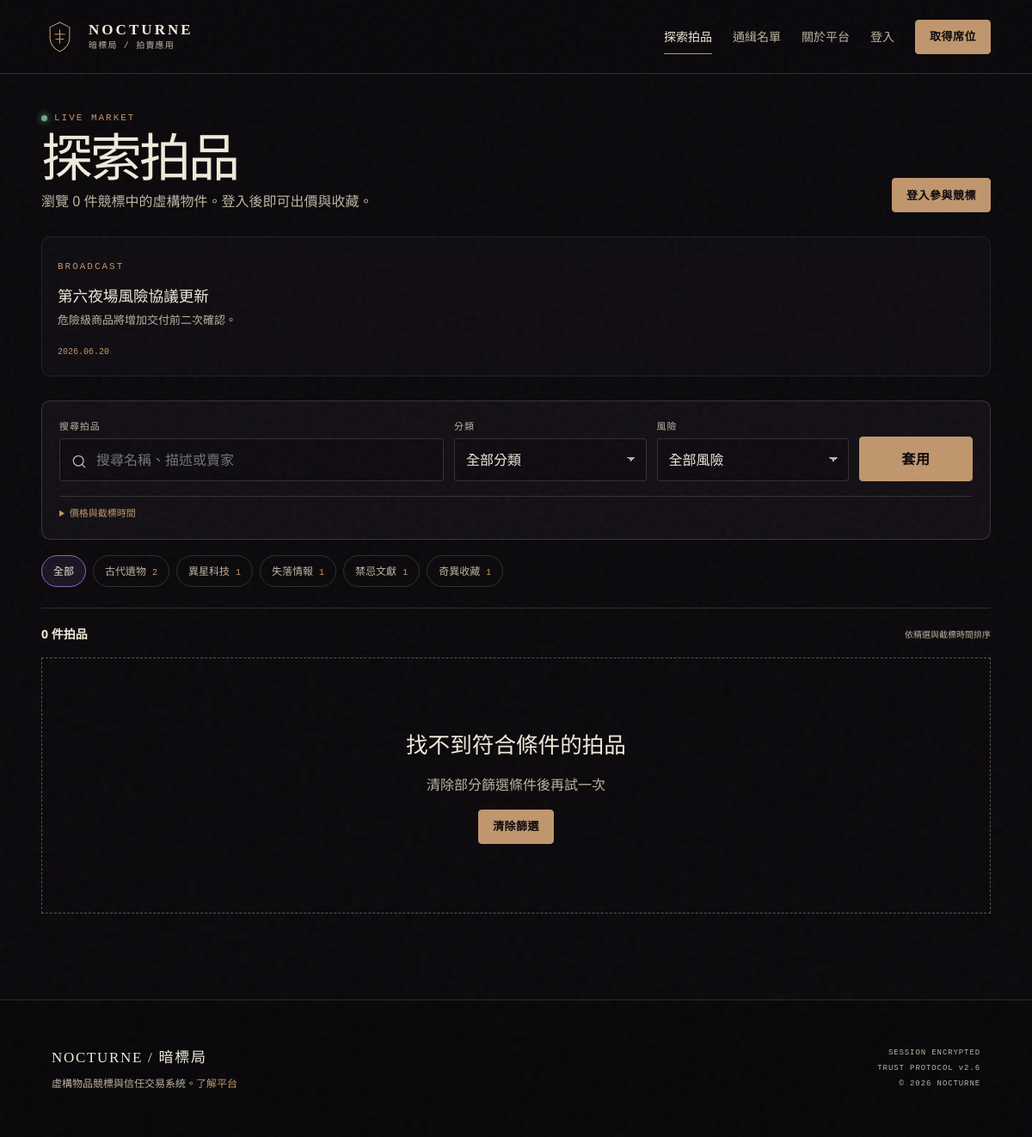
The page / on the database its author committed.
### tables this page shows
CREATE TABLE announcements (
    id BIGINT UNSIGNED AUTO_INCREMENT PRIMARY KEY,
    author_id BIGINT UNSIGNED NOT NULL,
    title VARCHAR(120) NOT NULL,
    body TEXT NOT NULL,
    status ENUM('draft', 'published', 'archived') NOT NULL DEFAULT 'draft',
    published_at DATETIME NULL,
    created_at DATETIME NOT NULL DEFAULT CURRENT_TIMESTAMP,
    updated_at DATETIME NOT NULL DEFAULT CURRENT_TIMESTAMP ON UPDATE CURRENT_TIMESTAMP,
    CONSTRAINT fk_announcements_author FOREIGN KEY (author_id) REFERENCES users(id)
);

CREATE TABLE categories (
    id SMALLINT UNSIGNED AUTO_INCREMENT PRIMARY KEY,
    name VARCHAR(60) NOT NULL,
    code CHAR(3) NOT NULL,
    description VARCHAR(255) NULL,
    risk_default ENUM('low', 'suspicious', 'dangerous', 'prohibited') NOT NULL DEFAULT 'suspicious',
    sort_order SMALLINT NOT NULL DEFAULT 0,
    is_active BOOLEAN NOT NULL DEFAULT TRUE,
    created_at DATETIME NOT NULL DEFAULT CURRENT_TIMESTAMP,
    UNIQUE KEY uq_categories_name (name),
    UNIQUE KEY uq_categories_code (code)
);

### app/Core/View.php (called while the page is built, shortened)
<?php
final class View
{
    public static function render(string $template, array $data = [], string $layout = 'layouts/main'): void
    {
        $root = dirname(__DIR__, 2) . '/views/';
        $templateFile = $root . $template . '.php';
        extract($data, EXTR_SKIP);
        require $templateFile;
    }
}

### app/Controllers/HomeController.php (called while the page is built, shortened)
<?php
final class HomeController
{
    public function index(): void
    {
        $filters = [
            'q' => trim((string) ($_GET['q'] ?? '')),
            'category' => (string) ($_GET['category'] ?? ''),
            'risk' => (string) ($_GET['risk'] ?? ''),
            'min_price' => filter_var($_GET['min_price'] ?? null, FILTER_VALIDATE_FLOAT) ?: '',
            'max_price' => filter_var($_GET['max_price'] ?? null, FILTER_VALIDATE_FLOAT) ?: '',
            'ending' => in_array($_GET['ending'] ?? '', ['6', '12', '24', '72'], true) ? $_GET['ending'] : '',
        ];
        $model = new Auction();
        $announcements = [];
        $pdo = Database::connection();
        if ($pdo) {
            $announcements = $pdo->query(
                'SELECT title, body, published_at FROM announcements
                 WHERE status = "published" ORDER BY published_at DESC LIMIT 3'
            )->fetchAll();
        }
        View::render('front/home', [
            'pageTitle' => '探索拍品',
            'auctions' => $model->featured($filters),
            'categories' => $model->categories(),
            'filters' => $filters,
            'announcements' => $announcements,
        ]);
    }
}

### public/index.php (called while the page is built, shortened)
<?php
$root = dirname(__DIR__);
require $root . '/app/bootstrap.php';
$page = (string) ($_GET['page'] ?? 'home');
$method = $_SERVER['REQUEST_METHOD'] ?? 'GET';
$routes = [
    'GET' => [
        'home' => [HomeController::class, 'index'],
        'about' => [HomeController::class, 'about'],
        'auction' => [AuctionController::class, 'show'],
        'wanted' => [HomeController::class, 'wanted'],
        'login' => [AuthController::class, 'loginForm'],
        'register' => [AuthController::class, 'registerForm'],
        'buyer' => [BuyerController::class, 'index'],
        'buyer-payment' => [BuyerController::class, 'payment'],
        'buyer-dispute' => [BuyerController::class, 'disputeForm'],
        'buyer-review' => [BuyerController::class, 'reviewForm'],
        'buyer-profile' => [BuyerController::class, 'profileForm'],
        'seller' => [SellerController::class, 'index'],
        'admin' => [AdminController::class, 'index'],
        'admin-disputes' => [AdminController::class, 'disputes'],
        'admin-logs' => [AdminController::class, 'logs'],
        'admin-export' => [AdminController::class, 'export'],
        'upload' => [UploadController::class, 'show'],
    ],
    'POST' => [
        'login' => [AuthController::class, 'login'],
        'register' => [AuthController::class, 'register'],
        'logout' => [AuthController::class, 'logout'],
        'bid' => [AuctionController::class, 'bid'],
        'watch' => [AuctionController::class, 'watch'],
        'buyer-pay' => [BuyerController::class, 'pay'],
        'buyer-dispute-submit' => [BuyerController::class, 'dispute'],
        'buyer-review-submit' => [BuyerController::class, 'review'],
        'buyer-profile-update' => [BuyerController::class, 'updateProfile'],
        'buyer-password-update' => [BuyerController::class, 'updatePassword'],
        'buyer-delete-account' => [BuyerController::class, 'deleteAccount'],
        'seller-create' => [SellerController::class, 'create'],
        'seller-delivery' => [SellerController::class, 'updateDelivery'],
        'seller-delete-auction' => [SellerController::class, 'deleteAuction'],
        'ai-description' => [SellerController::class, 'aiDescription'],
        'admin-review' => [AdminController::class, 'review'],
        'admin-dispute-resolve' => [AdminController::class, 'resolveDispute'],
        'admin-announce' => [AdminController::class, 'announce'],
        'admin-delete-auction' => [AdminController::class, 'deleteAuction'],
    ],
];
[$controller, $action] = $routes[$method][$page];
(new $controller())->{$action}();

### app/bootstrap.php (called while the page is built, shortened)
<?php
$root = dirname(__DIR__);
spl_autoload_register(static function (string $class) use ($root): void {
    $prefix = 'App\\';
    $file = $root . '/app/' . str_replace('\\', '/', substr($class, strlen($prefix))) . '.php';
});
require_once $root . '/app/Core/helpers.php';

### app/Core/Auth.php (called while the page is built, shortened)
<?php
final class Auth
{
    public static function user(): ?array
    {
        if (empty($_SESSION['user_id'])) {
            return null;
        }
        $user = (new User())->findWithRoles((int) $_SESSION['user_id']);
        unset($user['password_hash']);
        return $user;
    }
}

### app/Core/helpers.php (called while the page is built, shortened)
<?php
function e(mixed $value): string
{
    return htmlspecialchars((string) $value, ENT_QUOTES | ENT_SUBSTITUTE, 'UTF-8');
}
function url(string $page = 'home', array $params = []): string
{
    return 'index.php?' . http_build_query(array_merge(['page' => $page], $params));
}
function current_user(): ?array
{
    return Auth::user();
}

### app/Models/Auction.php (called while the page is built, shortened)
<?php
final class Auction
{
    public function categories(): array
    {
        $pdo = Database::connection();
        return $pdo->query(
            'SELECT c.id, c.name, c.code, COUNT(a.id) AS count
             FROM categories c LEFT JOIN auctions a ON a.category_id = c.id
             GROUP BY c.id ORDER BY c.sort_order, c.name'
        )->fetchAll();
    }
}

### views/front/home.php (the view, shortened to what this page needs)
<section class="catalog-shell">
    <header class="catalog-header">
        <div>
            <span class="section-code"><i class="status-dot"></i>LIVE MARKET</span>
            <h1>探索拍品</h1>
            <p>瀏覽 <?= count($auctions) ?> 件競標中的虛構物件。登入後即可出價與收藏。</p>
        </div>
        <?php if (!current_user()): ?>
            <a class="button button-small" href="<?= e(url('login')) ?>">登入參與競標</a>
        <?php endif; ?>
    </header>
    <?php if (!empty($announcements)): ?>
        <div class="announcement-bar" aria-label="最新公告">
            <?php foreach ($announcements as $ann): ?>
                <article class="announcement-card">
                    <span class="section-code">BROADCAST</span>
                    <h3><?= e($ann['title']) ?></h3>
                    <p><?= e($ann['body']) ?></p>
                    <time datetime="<?= e($ann['published_at']) ?>"><?= e(date('Y.m.d', strtotime($ann['published_at']))) ?></time>
                </article>
            <?php endforeach; ?>
        </div>
    <?php endif; ?>
    <form class="catalog-search" method="get" action="index.php">
        <label class="search-main">
            <span>搜尋拍品</span>
            <svg viewBox="0 0 24 24" aria-hidden="true"><circle cx="11" cy="11" r="7"/><path d="m20 20-4-4"/></svg>
            <input type="search" name="q" value="<?= e($filters['q']) ?>" placeholder="搜尋名稱、描述或賣家">
        </label>
        <label><span>分類</span>
            <select name="category">
                <option value="">全部分類</option>
            </select>
        </label>
        <label><span>風險</span>
            <select name="risk">
                <option value="">全部風險</option>
            </select>
        </label>
        <button class="button button-search" type="submit">套用</button>
        <details class="search-extra" <?= ($filters['min_price'] || $filters['max_price'] || $filters['ending']) ? 'open' : '' ?>>
            <summary>價格與截標時間</summary>
        </details>
    </form>
    <nav class="category-tabs" aria-label="商品分類">
        <a href="<?= e(url('home')) ?>" class="<?= $filters['category'] === '' ? 'active' : '' ?>">全部</a>
        <?php foreach ($categories as $category): ?>
            <a href="<?= e(url('home', ['category' => $category['id']])) ?>" class="<?= (string) $filters['category'] === (string) $category['id'] ? 'active' : '' ?>"><?= e($category['name']) ?><span><?= (int) $category['count'] ?></span></a>
        <?php endforeach; ?>
    </nav>
    <div class="catalog-result-bar">
        <strong><?= count($auctions) ?> 件拍品</strong>
        <span>依精選與截標時間排序</span>
    </div>
    <?php if (!$auctions): ?>
        <div class="empty-state"><strong>找不到符合條件的拍品</strong><p>清除部分篩選條件後再試一次</p><a class="button button-small" href="<?= e(url('home')) ?>">清除篩選</a></div>
    <?php endif; ?>
</section>

### rows shown on the page
announcements: title "第六夜場風險協議更新", body "危險級商品將增加交付前二次確認。", published_at "2026.06.20"
categories: name "古代遺物", count "2"
categories: name "異星科技", count "1"
categories: name "失落情報", count "1"
categories: name "禁忌文獻", count "1"
categories: name "奇異收藏", count "1"

### other values the page prints
count($auctions) "0"
